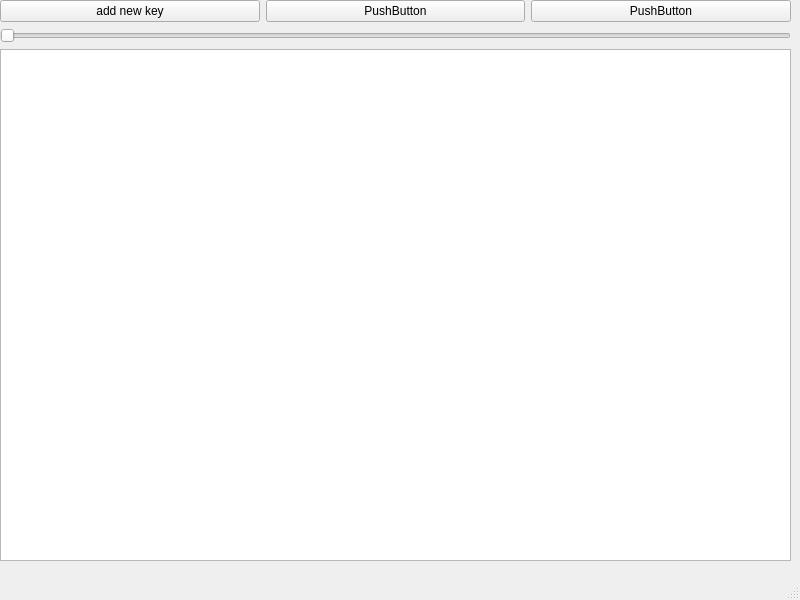
<?xml version="1.0" encoding="UTF-8"?>
<ui version="4.0">
 <class>MainWindow</class>
 <widget class="QMainWindow" name="MainWindow">
  <property name="geometry">
   <rect>
    <x>0</x>
    <y>0</y>
    <width>800</width>
    <height>600</height>
   </rect>
  </property>
  <property name="windowTitle">
   <string>MainWindow</string>
  </property>
  <widget class="QWidget" name="centralwidget">
   <widget class="QWidget" name="gridLayoutWidget">
    <property name="geometry">
     <rect>
      <x>0</x>
      <y>0</y>
      <width>791</width>
      <height>561</height>
     </rect>
    </property>
    <layout class="QGridLayout" name="gridLayout">
     <item row="0" column="2">
      <widget class="QPushButton" name="pushButton_3">
       <property name="text">
        <string>PushButton</string>
       </property>
      </widget>
     </item>
     <item row="2" column="0" colspan="3">
      <widget class="QGraphicsView" name="graphicsView"/>
     </item>
     <item row="0" column="1">
      <widget class="QPushButton" name="pushButton_2">
       <property name="text">
        <string>PushButton</string>
       </property>
      </widget>
     </item>
     <item row="0" column="0">
      <widget class="QPushButton" name="keyAdderButton">
       <property name="text">
        <string>add new key</string>
       </property>
      </widget>
     </item>
     <item row="1" column="0" colspan="3">
      <widget class="QSlider" name="horizontalSlider">
       <property name="orientation">
        <enum>Qt::Horizontal</enum>
       </property>
      </widget>
     </item>
    </layout>
   </widget>
  </widget>
  <widget class="QMenuBar" name="menubar">
   <property name="geometry">
    <rect>
     <x>0</x>
     <y>0</y>
     <width>800</width>
     <height>22</height>
    </rect>
   </property>
  </widget>
  <widget class="QStatusBar" name="statusbar"/>
 </widget>
 <resources/>
 <connections/>
</ui>
